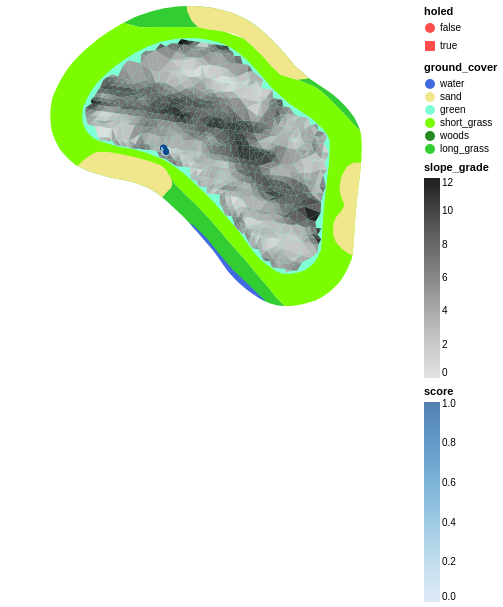

This figure's notebook cell:
### Code cell
surround_features + grades + hole_plot_exaggerated + end_points_cloud

### Figure 1 — Vega-Lite specification as saved in the notebook (floating-point values rounded to 4 significant figures; data arrays with more than 128 entries replaced by an {"elided": "..."} marker saying what was removed)
{"$schema": "https://vega.github.io/schema/vega-lite/v4.17.0.json", "config": {"view": {"continuousHeight": 300, "continuousWidth": 400}}, "datasets": {"data-28da1a83565d5d9b6e7c0148d956bde2": [{"geometry": {"coordinates": [[[-680.7, -339.5], [-680.7, -339.6], [-680.7, -339.6], [-680.8, -339.7], [-680.8, -339.7], [-680.8, -339.7], [-680.9, -339.8], [-680.9, -339.8], [-681, -339.8], [-681.1, -339.8], [-681.1, -339.8], [-681.2, -339.7], [-681.2, -339.7], [-681.2, -339.7], [-681.3, -339.6], [-681.3, -339.6], [-681.3, -339.5], [-681.3, -339.4], [-681.3, -339.4], [-681.2, -339.3], [-681.2, -339.3], [-681.2, -339.3], [-681.1, -339.2], [-681.1, -339.2], [-681, -339.2], [-680.9, -339.2], [-680.9, -339.2], [-680.8, -339.3], [-680.8, -339.3], [-680.8, -339.3], [-680.7, -339.4], [-680.7, -339.4], [-680.7, -339.5]]], "type": "Polygon"}, "type": "Feature"}], "data-37b63d5590ff52be318efc51c3a47dd2": {"elided": "1467 records"}, "data-94053b96b61a22757a20f38294238e2c": [{"holed": false, "impact": 28.01, "score": 1.004, "theta": -1.074, "v_init": 1.236, "vx_end": 0.0008117, "vy_end": -0.000584, "x": -681.1, "y": -339.3}, {"holed": false, "impact": 28.31, "score": 1.004, "theta": -1.065, "v_init": 1.236, "vx_end": 0.0008175, "vy_end": -0.0005759, "x": -681.1, "y": -339.3}, {"holed": false, "impact": 30.32, "score": 1.004, "theta": -1.057, "v_init": 1.236, "vx_end": 0.0008219, "vy_end": -0.0005697, "x": -681.0, "y": -339.2}, {"holed": false, "impact": 32.98, "score": 1.004, "theta": -1.048, "v_init": 1.236, "vx_end": 0.0008266, "vy_end": -0.0005628, "x": -681.0, "y": -339.2}, {"holed": false, "impact": 36.48, "score": 1.004, "theta": -1.039, "v_init": 1.236, "vx_end": 0.0008307, "vy_end": -0.0005568, "x": -681.0, "y": -339.2}, {"holed": false, "impact": 40.78, "score": 1.005, "theta": -1.03, "v_init": 1.236, "vx_end": 0.0008335, "vy_end": -0.0005525, "x": -681.0, "y": -339.2}, {"holed": false, "impact": 43.37, "score": 1.005, "theta": -1.022, "v_init": 1.236, "vx_end": 0.0008375, "vy_end": -0.0005464, "x": -681.0, "y": -339.2}, {"holed": false, "impact": 50.67, "score": 1.005, "theta": -1.013, "v_init": 1.236, "vx_end": 0.0008428, "vy_end": -0.0005383, "x": -681.0, "y": -339.2}, {"holed": false, "impact": 56.81, "score": 1.005, "theta": -1.004, "v_init": 1.236, "vx_end": 0.0008452, "vy_end": -0.0005345, "x": -681.0, "y": -339.1}, {"holed": false, "impact": 10.11, "score": 1.002, "theta": -1.074, "v_init": 1.274, "vx_end": 0.0008137, "vy_end": -0.0005813, "x": -681.0, "y": -339.3}, {"holed": false, "impact": 13.39, "score": 1.003, "theta": -1.065, "v_init": 1.274, "vx_end": 0.0008159, "vy_end": -0.0005781, "x": -681.0, "y": -339.3}, {"holed": false, "impact": 15.61, "score": 1.003, "theta": -1.057, "v_init": 1.274, "vx_end": 0.0008233, "vy_end": -0.0005676, "x": -681.0, "y": -339.3}, {"holed": false, "impact": 18.48, "score": 1.003, "theta": -1.048, "v_init": 1.274, "vx_end": 0.0008256, "vy_end": -0.0005643, "x": -681.0, "y": -339.3}, {"holed": false, "impact": 21.05, "score": 1.003, "theta": -1.039, "v_init": 1.274, "vx_end": 0.0008293, "vy_end": -0.0005588, "x": -681.0, "y": -339.3}, {"holed": false, "impact": 24.26, "score": 1.004, "theta": -1.03, "v_init": 1.274, "vx_end": 0.0008326, "vy_end": -0.0005539, "x": -681.0, "y": -339.3}, {"holed": false, "impact": 28.1, "score": 1.004, "theta": -1.022, "v_init": 1.274, "vx_end": 0.0008362, "vy_end": -0.0005485, "x": -681.0, "y": -339.3}, {"holed": false, "impact": 32.08, "score": 1.004, "theta": -1.013, "v_init": 1.274, "vx_end": 0.000839, "vy_end": -0.0005442, "x": -680.9, "y": -339.2}, {"holed": false, "impact": 36.32, "score": 1.004, "theta": -1.004, "v_init": 1.274, "vx_end": 0.0008419, "vy_end": -0.0005396, "x": -680.9, "y": -339.2}, {"holed": false, "impact": 1.849, "score": 1.001, "theta": -1.074, "v_init": 1.313, "vx_end": 0.0008141, "vy_end": -0.0005808, "x": -681.0, "y": -339.4}, {"holed": false, "impact": 3.183, "score": 1.002, "theta": -1.065, "v_init": 1.313, "vx_end": 0.0008182, "vy_end": -0.0005749, "x": -681.0, "y": -339.4}, {"holed": false, "impact": 5.247, "score": 1.002, "theta": -1.057, "v_init": 1.313, "vx_end": 0.0008219, "vy_end": -0.0005696, "x": -681.0, "y": -339.4}, {"holed": false, "impact": 7.485, "score": 1.002, "theta": -1.048, "v_init": 1.313, "vx_end": 0.0008246, "vy_end": -0.0005657, "x": -680.9, "y": -339.4}, {"holed": false, "impact": 10.01, "score": 1.002, "theta": -1.039, "v_init": 1.313, "vx_end": 0.0008279, "vy_end": -0.0005608, "x": -680.9, "y": -339.4}, {"holed": false, "impact": 12.94, "score": 1.003, "theta": -1.03, "v_init": 1.313, "vx_end": 0.0008305, "vy_end": -0.000557, "x": -680.9, "y": -339.3}, {"holed": false, "impact": 15.89, "score": 1.003, "theta": -1.022, "v_init": 1.313, "vx_end": 0.0008338, "vy_end": -0.0005521, "x": -680.9, "y": -339.3}, {"holed": false, "impact": 19.76, "score": 1.003, "theta": -1.013, "v_init": 1.313, "vx_end": 0.0008356, "vy_end": -0.0005494, "x": -680.9, "y": -339.3}, {"holed": false, "impact": 23.83, "score": 1.003, "theta": -1.004, "v_init": 1.313, "vx_end": 0.0008396, "vy_end": -0.0005432, "x": -680.9, "y": -339.3}, {"holed": true, "impact": -0.4393, "score": 0, "theta": -1.074, "v_init": 1.353, "vx_end": 0.0008151, "vy_end": -0.0005794, "x": -680.9, "y": -339.5}, {"holed": false, "impact": 0.5798, "score": 1.001, "theta": -1.065, "v_init": 1.353, "vx_end": 0.0008173, "vy_end": -0.0005762, "x": -680.9, "y": -339.5}, {"holed": false, "impact": 1.858, "score": 1.001, "theta": -1.057, "v_init": 1.353, "vx_end": 0.0008206, "vy_end": -0.0005714, "x": -680.9, "y": -339.5}, {"holed": false, "impact": 3.601, "score": 1.002, "theta": -1.048, "v_init": 1.353, "vx_end": 0.0008233, "vy_end": -0.0005675, "x": -680.9, "y": -339.5}, {"holed": false, "impact": 5.778, "score": 1.002, "theta": -1.039, "v_init": 1.353, "vx_end": 0.0008245, "vy_end": -0.0005658, "x": -680.9, "y": -339.4}, {"holed": false, "impact": 8.149, "score": 1.002, "theta": -1.03, "v_init": 1.353, "vx_end": 0.000829, "vy_end": -0.0005593, "x": -680.9, "y": -339.4}, {"holed": false, "impact": 10.94, "score": 1.002, "theta": -1.022, "v_init": 1.353, "vx_end": 0.000831, "vy_end": -0.0005563, "x": -680.9, "y": -339.4}, {"holed": false, "impact": 14.25, "score": 1.003, "theta": -1.013, "v_init": 1.353, "vx_end": 0.000834, "vy_end": -0.0005518, "x": -680.8, "y": -339.4}, {"holed": false, "impact": 18.14, "score": 1.003, "theta": -1.004, "v_init": 1.353, "vx_end": 0.0008376, "vy_end": -0.0005464, "x": -680.8, "y": -339.4}, {"holed": true, "impact": -0.7837, "score": 0, "theta": -1.074, "v_init": 1.394, "vx_end": 0.0008147, "vy_end": -0.0005798, "x": -680.9, "y": -339.6}, {"holed": true, "impact": -0.04237, "score": 0, "theta": -1.065, "v_init": 1.394, "vx_end": 0.0008178, "vy_end": -0.0005755, "x": -680.9, "y": -339.6}, {"holed": false, "impact": 0.8781, "score": 1.002, "theta": -1.057, "v_init": 1.394, "vx_end": 0.0008199, "vy_end": -0.0005725, "x": -680.9, "y": -339.6}, {"holed": false, "impact": 2.302, "score": 1.002, "theta": -1.048, "v_init": 1.394, "vx_end": 0.0008228, "vy_end": -0.0005683, "x": -680.8, "y": -339.5}, {"holed": false, "impact": 4.269, "score": 1.003, "theta": -1.039, "v_init": 1.394, "vx_end": 0.0008263, "vy_end": -0.0005633, "x": -680.8, "y": -339.5}, {"holed": false, "impact": 6.227, "score": 1.003, "theta": -1.03, "v_init": 1.394, "vx_end": 0.000828, "vy_end": -0.0005607, "x": -680.8, "y": -339.5}, {"holed": false, "impact": 8.758, "score": 1.003, "theta": -1.022, "v_init": 1.394, "vx_end": 0.0008293, "vy_end": -0.0005589, "x": -680.8, "y": -339.5}, {"holed": false, "impact": 11.55, "score": 1.003, "theta": -1.013, "v_init": 1.394, "vx_end": 0.0008328, "vy_end": -0.0005535, "x": -680.8, "y": -339.5}, {"holed": false, "impact": 14.61, "score": 1.003, "theta": -1.004, "v_init": 1.394, "vx_end": 0.0007661, "vy_end": -0.0006427, "x": -680.8, "y": -339.5}, {"holed": true, "impact": -0.9637, "score": 0, "theta": -1.074, "v_init": 1.437, "vx_end": 0.0006836, "vy_end": -0.0007298, "x": -680.8, "y": -339.7}, {"holed": true, "impact": -0.4659, "score": 0, "theta": -1.065, "v_init": 1.437, "vx_end": 0.0006897, "vy_end": -0.0007241, "x": -680.8, "y": -339.7}, {"holed": false, "impact": 0.3157, "score": 1.004, "theta": -1.057, "v_init": 1.437, "vx_end": 0.0006903, "vy_end": -0.0007235, "x": -680.8, "y": -339.7}, {"holed": false, "impact": 1.561, "score": 1.004, "theta": -1.048, "v_init": 1.437, "vx_end": 0.0006928, "vy_end": -0.0007211, "x": -680.8, "y": -339.6}, {"holed": false, "impact": 3.148, "score": 1.004, "theta": -1.039, "v_init": 1.437, "vx_end": 0.000697, "vy_end": -0.0007171, "x": -680.8, "y": -339.6}, {"holed": false, "impact": 4.795, "score": 1.004, "theta": -1.03, "v_init": 1.437, "vx_end": 0.0006978, "vy_end": -0.0007162, "x": -680.8, "y": -339.6}, {"holed": false, "impact": 7.122, "score": 1.004, "theta": -1.022, "v_init": 1.437, "vx_end": 0.0007036, "vy_end": -0.0007106, "x": -680.8, "y": -339.6}, {"holed": false, "impact": 9.717, "score": 1.004, "theta": -1.013, "v_init": 1.437, "vx_end": 0.0007066, "vy_end": -0.0007076, "x": -680.7, "y": -339.6}, {"holed": false, "impact": 12.74, "score": 1.004, "theta": -1.004, "v_init": 1.437, "vx_end": 0.0007086, "vy_end": -0.0007056, "x": -680.7, "y": -339.6}, {"holed": true, "impact": -0.9825, "score": 0, "theta": -1.074, "v_init": 1.481, "vx_end": 0.0006776, "vy_end": -0.0007354, "x": -680.8, "y": -339.8}, {"holed": true, "impact": -0.6951, "score": 0, "theta": -1.065, "v_init": 1.481, "vx_end": 0.0006792, "vy_end": -0.0007339, "x": -680.8, "y": -339.8}, {"holed": true, "impact": -0.1039, "score": 0, "theta": -1.057, "v_init": 1.481, "vx_end": 0.0006821, "vy_end": -0.0007312, "x": -680.8, "y": -339.7}, {"holed": false, "impact": 0.836, "score": 1.005, "theta": -1.048, "v_init": 1.481, "vx_end": 0.0006852, "vy_end": -0.0007283, "x": -680.7, "y": -339.7}, {"holed": false, "impact": 2.204, "score": 1.005, "theta": -1.039, "v_init": 1.481, "vx_end": 0.0006882, "vy_end": -0.0007255, "x": -680.7, "y": -339.7}, {"holed": false, "impact": 3.817, "score": 1.005, "theta": -1.03, "v_init": 1.481, "vx_end": 0.0006937, "vy_end": -0.0007202, "x": -680.7, "y": -339.7}, {"holed": false, "impact": 7.236, "score": 1.005, "theta": -1.022, "v_init": 1.481, "vx_end": 0.0007, "vy_end": -0.0007141, "x": -680.7, "y": -339.7}, {"holed": false, "impact": 9.496, "score": 1.005, "theta": -1.013, "v_init": 1.481, "vx_end": 0.0006995, "vy_end": -0.0007146, "x": -680.7, "y": -339.7}, {"holed": false, "impact": 12.6, "score": 1.005, "theta": -1.004, "v_init": 1.481, "vx_end": 0.0007049, "vy_end": -0.0007093, "x": -680.7, "y": -339.6}, {"holed": true, "impact": -0.8829, "score": 0, "theta": -1.074, "v_init": 1.526, "vx_end": 0.0006726, "vy_end": -0.00074, "x": -680.7, "y": -339.9}, {"holed": true, "impact": -0.6293, "score": 0, "theta": -1.065, "v_init": 1.526, "vx_end": 0.0006775, "vy_end": -0.0007356, "x": -680.7, "y": -339.9}, {"holed": true, "impact": -0.04337, "score": 0, "theta": -1.057, "v_init": 1.526, "vx_end": 0.0006789, "vy_end": -0.0007343, "x": -680.7, "y": -339.8}, {"holed": false, "impact": 0.845, "score": 1.007, "theta": -1.048, "v_init": 1.526, "vx_end": 0.0006814, "vy_end": -0.0007319, "x": -680.7, "y": -339.8}, {"holed": false, "impact": 2.104, "score": 1.007, "theta": -1.039, "v_init": 1.526, "vx_end": 0.0006847, "vy_end": -0.0007289, "x": -680.7, "y": -339.8}, {"holed": false, "impact": 4.3, "score": 1.007, "theta": -1.03, "v_init": 1.526, "vx_end": 0.0006889, "vy_end": -0.0007249, "x": -680.6, "y": -339.8}, {"holed": false, "impact": 6.386, "score": 1.007, "theta": -1.022, "v_init": 1.526, "vx_end": 0.000694, "vy_end": -0.00072, "x": -680.6, "y": -339.8}, {"holed": false, "impact": 8.663, "score": 1.007, "theta": -1.013, "v_init": 1.526, "vx_end": 0.0006976, "vy_end": -0.0007164, "x": -680.6, "y": -339.8}, {"holed": false, "impact": 11.34, "score": 1.007, "theta": -1.004, "v_init": 1.526, "vx_end": 0.0006986, "vy_end": -0.0007155, "x": -680.6, "y": -339.7}, {"holed": true, "impact": -0.7939, "score": 0, "theta": -1.074, "v_init": 1.573, "vx_end": 0.0004819, "vy_end": -0.0008762, "x": -680.7, "y": -340.0}, {"holed": true, "impact": -0.677, "score": 0, "theta": -1.065, "v_init": 1.573, "vx_end": 0.0006735, "vy_end": -0.0007392, "x": -680.7, "y": -340.0}, {"holed": true, "impact": -0.251, "score": 0, "theta": -1.057, "v_init": 1.573, "vx_end": 0.000677, "vy_end": -0.000736, "x": -680.6, "y": -340.0}, {"holed": false, "impact": 0.9127, "score": 1.009, "theta": -1.048, "v_init": 1.573, "vx_end": 0.0006809, "vy_end": -0.0007324, "x": -680.6, "y": -339.9}, {"holed": false, "impact": 2.186, "score": 1.008, "theta": -1.039, "v_init": 1.573, "vx_end": 0.0006838, "vy_end": -0.0007297, "x": -680.6, "y": -339.9}, {"holed": false, "impact": 3.635, "score": 1.009, "theta": -1.03, "v_init": 1.573, "vx_end": 0.0006881, "vy_end": -0.0007256, "x": -680.6, "y": -339.9}, {"holed": false, "impact": 5.615, "score": 1.009, "theta": -1.022, "v_init": 1.573, "vx_end": 0.0006914, "vy_end": -0.0007224, "x": -680.6, "y": -339.9}, {"holed": false, "impact": 7.697, "score": 1.009, "theta": -1.013, "v_init": 1.573, "vx_end": 0.0006938, "vy_end": -0.0007202, "x": -680.5, "y": -339.9}, {"holed": false, "impact": 9.952, "score": 1.009, "theta": -1.004, "v_init": 1.573, "vx_end": 0.0006958, "vy_end": -0.0007183, "x": -680.5, "y": -339.8}], "data-bb162885a80b26ea2259b01bc2726094": [{"course_area": "general_area", "geometry": {"coordinates": [[[-693.4, -342.0], [-686.2, -341.1], [-680.2, -343.2], [-679.8, -344.0], [-679.2, -344.9], [-677.7, -346.4], [-675.6, -348.4], [-673.3, -350.9], [-670.7, -353.9], [-668.1, -356.9], [-666.2, -359.2], [-664.6, -361.0], [-663.4, -362.5], [-662.2, -363.8], [-661.9, -363.9], [-662.6, -363.9], [-663.0, -363.9], [-663.4, -363.8], [-663.9, -363.7], [-664.3, -363.6], [-665.2, -363.2], [-665.4, -363.1], [-670.3, -358.4], [-674.4, -353.4], [-676.1, -351.9], [-676.8, -351.1], [-678.1, -349.8], [-679.0, -349.0], [-679.0, -349.0], [-679.9, -348.1], [-681.0, -347.1], [-681.9, -346.4], [-682.7, -345.9], [-683.4, -345.5], [-684.4, -345.1], [-685.3, -344.7], [-686.3, -344.5], [-687.5, -344.2], [-688.8, -344.0], [-689.3, -343.9], [-690.5, -343.5], [-691.7, -343.2], [-692.0, -343.1], [-692.7, -342.9], [-693.2, -342.7], [-693.9, -342.3], [-693.4, -342.0]]], "type": "Polygon"}, "ground_cover": "long_grass", "name": "rough", "type": "Feature"}, {"course_area": "general_area", "geometry": {"coordinates": [[[-651.4, -335.4], [-653.7, -333.0], [-655.1, -331.6], [-656.1, -330.6], [-657.3, -329.7], [-660.0, -328.6], [-668.4, -321.4], [-675.6, -320.4], [-679.8, -320.3], [-684.6, -320.4], [-687.3, -319.7], [-685.6, -318.9], [-685.0, -318.6], [-683.2, -318.0], [-682.6, -317.8], [-681.1, -317.5], [-680.6, -317.4], [-678.8, -317.2], [-678.3, -317.1], [-676.4, -317.1], [-675.8, -317.1], [-674.2, -317.2], [-673.7, -317.3], [-672.3, -317.6], [-672.0, -317.7], [-670.6, -318.1], [-670.1, -318.2], [-669.7, -318.4], [-668.3, -319.0], [-668.0, -319.2], [-667.6, -319.4], [-666.4, -320.3], [-666.0, -320.6], [-664.9, -321.5], [-664.6, -321.8], [-663.4, -323.0], [-663.2, -323.2], [-661.6, -325.0], [-661.6, -325.1], [-660.4, -326.4], [-659.2, -327.5], [-658.2, -328.4], [-656.7, -329.4], [-655.1, -330.5], [-654.6, -330.9], [-653.5, -331.8], [-653.3, -332.0], [-652.6, -332.7], [-652.1, -333.2], [-651.5, -334.1], [-651.2, -334.5], [-650.9, -335.0], [-650.5, -335.9], [-650.3, -336.4], [-650.2, -336.6], [-651.4, -335.4]]], "type": "Polygon"}, "ground_cover": "long_grass", "name": "rough", "type": "Feature"}, {"course_area": "general_area", "geometry": {"coordinates": {"elided": "1x116x2 float values"}, "type": "Polygon"}, "ground_cover": "short_grass", "name": "fairway", "type": "Feature"}, {"course_area": "putting_green", "geometry": {"coordinates": {"elided": "1x82x2 float values"}, "type": "Polygon"}, "ground_cover": "green", "name": "green", "type": "Feature"}, {"course_area": "bunker", "geometry": {"coordinates": [[[-654.1, -350.2], [-653.6, -349.5], [-653.1, -349.1], [-652.8, -348.3], [-652.9, -347.6], [-653.2, -347.0], [-653.5, -346.0], [-653.4, -345.0], [-653.3, -344.1], [-652.9, -343.2], [-652.4, -342.2], [-651.4, -341.6], [-650.1, -341.5], [-650.2, -342.4], [-650.2, -342.5], [-650.4, -344.7], [-650.4, -344.7], [-650.7, -347.0], [-650.9, -349.3], [-651.1, -351.2], [-651.2, -353.1], [-651.2, -353.3], [-651.4, -355.5], [-651.4, -356.0], [-652.0, -355.8], [-653.2, -354.9], [-654.0, -353.9], [-654.4, -353.1], [-654.5, -352.2], [-654.4, -351.0], [-654.1, -350.2]]], "type": "Polygon"}, "ground_cover": "sand", "name": "bunkers", "type": "Feature"}, {"course_area": "bunker", "geometry": {"coordinates": [[[-694.4, -342.0], [-693.7, -341.4], [-693.0, -340.8], [-692.3, -340.3], [-691.6, -340.0], [-690.7, -339.8], [-689.3, -339.9], [-687.5, -340.2], [-685.4, -340.7], [-683.5, -341.2], [-681.6, -341.9], [-680.8, -342.4], [-679.8, -344.0], [-679.6, -344.9], [-679.8, -345.5], [-680.4, -346.1], [-681.1, -346.9], [-681.2, -347.0], [-681.9, -346.4], [-682.7, -345.9], [-683.4, -345.5], [-684.4, -345.1], [-685.3, -344.7], [-686.3, -344.5], [-687.5, -344.2], [-688.8, -344.0], [-689.3, -343.9], [-690.5, -343.5], [-691.7, -343.2], [-692.0, -343.1], [-692.7, -342.9], [-693.2, -342.7], [-694.0, -342.3], [-694.4, -342.1], [-694.4, -342.0]]], "type": "Polygon"}, "ground_cover": "sand", "name": "bunkers", "type": "Feature"}, {"course_area": "bunker", "geometry": {"coordinates": [[[-658.5, -328.4], [-660.0, -328.6], [-661.3, -328.3], [-662.7, -327.8], [-664.0, -326.6], [-665.4, -325.0], [-666.8, -323.6], [-668.4, -322.2], [-669.9, -321.4], [-671.5, -321.0], [-672.7, -320.8], [-674.1, -320.8], [-675.6, -320.4], [-676.6, -319.4], [-677.3, -317.9], [-677.3, -317.1], [-676.4, -317.1], [-675.8, -317.1], [-674.2, -317.2], [-673.7, -317.3], [-672.3, -317.6], [-672.0, -317.7], [-670.6, -318.1], [-670.1, -318.2], [-669.7, -318.4], [-668.3, -319.0], [-668.0, -319.2], [-667.6, -319.4], [-666.4, -320.3], [-666.0, -320.6], [-664.9, -321.5], [-664.6, -321.8], [-663.4, -323.0], [-663.2, -323.2], [-661.6, -325.0], [-661.6, -325.1], [-660.4, -326.4], [-659.2, -327.5], [-658.3, -328.3], [-658.5, -328.4]]], "type": "Polygon"}, "ground_cover": "sand", "name": "bunkers", "type": "Feature"}, {"course_area": "penalty_area", "geometry": {"coordinates": [[[-676.1, -351.5], [-674.2, -353.4], [-672.3, -355.7], [-670.2, -358.3], [-667.8, -360.5], [-665.5, -362.7], [-664.9, -363.3], [-665.2, -363.2], [-665.7, -362.9], [-666.2, -362.7], [-667.8, -361.5], [-668.2, -361.2], [-669.2, -360.3], [-669.7, -359.9], [-670.6, -358.9], [-670.9, -358.5], [-671.6, -357.5], [-671.7, -357.5], [-672.4, -356.4], [-673.2, -355.3], [-673.9, -354.5], [-674.0, -354.4], [-675.0, -353.2], [-676.0, -352.1], [-676.0, -352.0], [-676.8, -351.1], [-677.2, -350.7], [-676.1, -351.5]]], "type": "Polygon"}, "ground_cover": "water", "name": "water_hazard", "type": "Feature"}]}, "layer": [{"data": {"name": "data-bb162885a80b26ea2259b01bc2726094"}, "encoding": {"color": {"field": "ground_cover", "scale": {"domain": ["water", "sand", "green", "short_grass", "woods", "long_grass"], "range": ["RoyalBlue", "Khaki", "Aquamarine", "LawnGreen", "ForestGreen", "LimeGreen"]}, "type": "nominal"}, "tooltip": [{"field": "name", "type": "nominal"}, {"field": "ground_cover", "type": "nominal"}, {"field": "course_area", "type": "nominal"}]}, "mark": "geoshape", "projection": {"reflectY": true, "type": "identity"}}, {"data": {"name": "data-37b63d5590ff52be318efc51c3a47dd2"}, "encoding": {"color": {"field": "slope_grade", "scale": {"domain": [0, 12], "scheme": "greys"}, "type": "quantitative"}}, "mark": {"color": "lightgray", "filled": true, "type": "geoshape"}, "projection": {"reflectY": true, "type": "identity"}}, {"data": {"name": "data-28da1a83565d5d9b6e7c0148d956bde2"}, "mark": {"color": "black", "type": "geoshape"}}, {"data": {"name": "data-94053b96b61a22757a20f38294238e2c"}, "encoding": {"color": {"condition": {"selection": "hover", "value": "red"}, "field": "score", "type": "quantitative"}, "latitude": {"field": "y", "type": "quantitative"}, "longitude": {"field": "x", "type": "quantitative"}, "shape": {"field": "holed", "type": "nominal"}, "tooltip": [{"field": "v_init", "type": "quantitative"}, {"field": "theta", "type": "quantitative"}, {"field": "x", "type": "quantitative"}, {"field": "y", "type": "quantitative"}, {"field": "impact", "type": "quantitative"}, {"field": "score", "type": "quantitative"}]}, "mark": {"filled": true, "type": "point"}, "selection": {"hover": {"empty": "none", "nearest": true, "on": "mouseover", "type": "single"}}}]}
